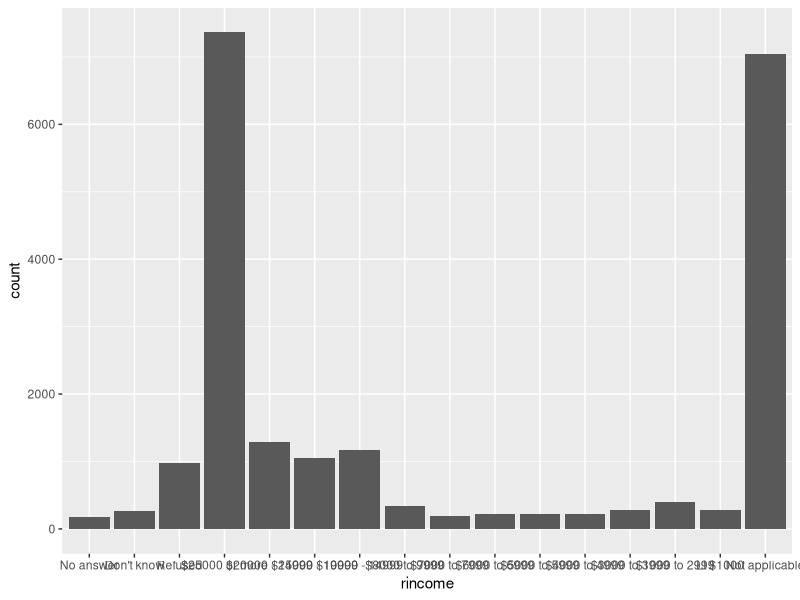
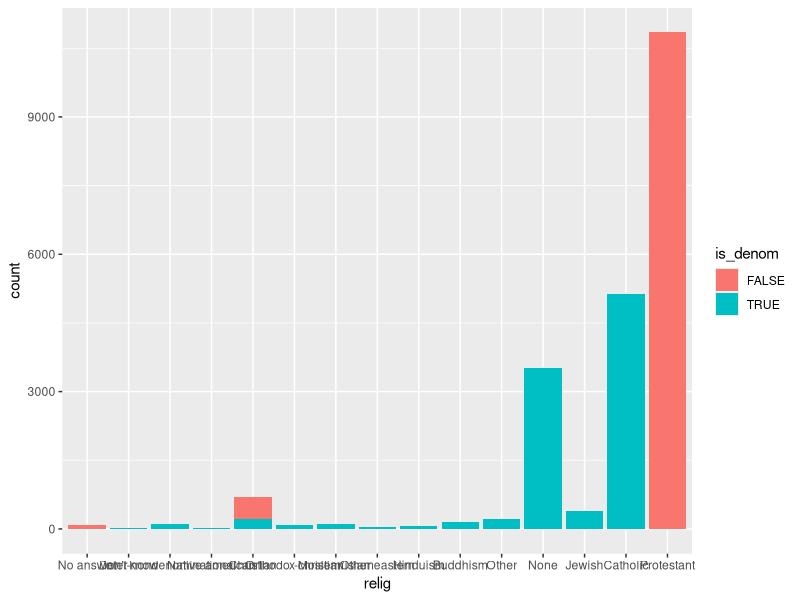
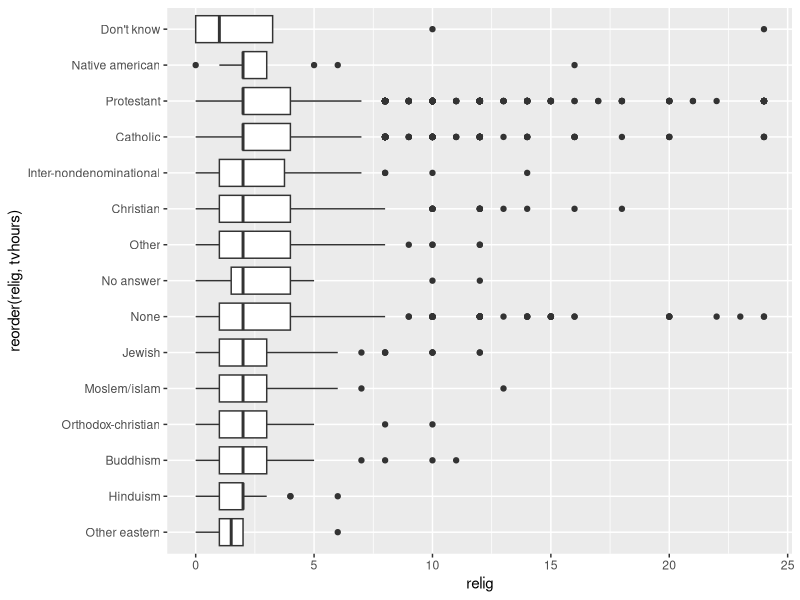
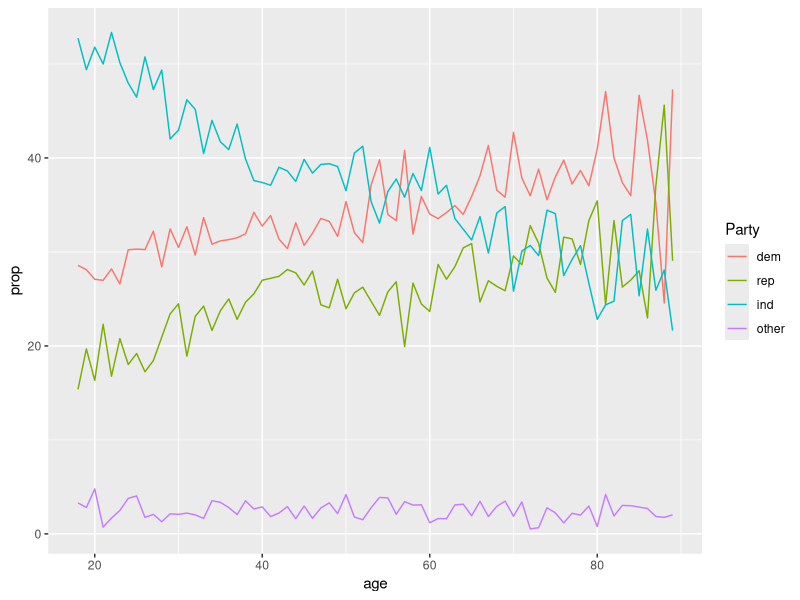

Write the R code that produced these figures, in order.
## ---- chunk 1
knitr::opts_chunk$set(echo = TRUE)
library(tidyverse)
library(forcats)
## ---- chunk 2
gss_cat %>% 
  count(rincome)

gss_cat %>% 
  ggplot(aes(rincome)) +
  geom_bar()
## ---- chunk 3
gss_cat %>%
  count(relig) %>%
  arrange(desc(n))

gss_cat %>%
  count(partyid) %>%
  arrange(desc(n))

## ---- chunk 4
gss_cat %>%
  filter(denom != "Not applicable") %>%
  count(relig) %>%
  arrange(desc(n))

gss_cat %>%
  mutate(is_denom = (denom == "Not applicable")) %>%
  ggplot(aes(relig, fill = is_denom)) +
  geom_bar()

## ---- chunk 5
gss_cat %>%
  filter(!is.na(tvhours)) %>%
  ggplot(aes(reorder(relig, tvhours), tvhours)) +
  geom_boxplot() +
  coord_flip() +
  labs(y = "relig")

## ---- chunk 6
fct_ind <- sapply(gss_cat, is.factor)
cats <- gss_cat[,fct_ind]
lapply(cats, levels)

## ---- chunk 7
gss_cat$rincome %>% levels()

gss_cat$rincome %>% relevel("Not applicable") %>% levels()

gss_cat %>%
  count(relig, sort = T)

## ---- chunk 8
gss_cat$partyid %>% unique()

gss_party <- gss_cat %>%
  mutate(partyid = fct_collapse(partyid,
    other = c("No answer", "Don't know", "Other party"),
    rep = c("Strong republican", "Not str republican"),
    ind = c("Ind,near rep", "Independent", "Ind,near dem"),
    dem = c("Not str democrat", "Strong democrat")
  )) 

gss_party %>%
  filter(!is.na(age)) %>%
  group_by(age, partyid) %>%
  count() %>%
  group_by(age) %>%
  mutate(sum_n = sum(n),
    prop = n / sum_n*100) %>%
  ggplot(aes(age, prop, color = fct_reorder2(partyid, age, prop))) +
  geom_line() +
  labs(colour = "Party")

